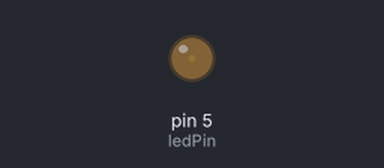
The sketch below on a simulated Arduino Uno, built with avr-gcc and run on an emulated ATmega328P. Parts: output pins drawn as LEDs (lit = HIGH).

Above: at 0.05 s.
At 1.15 s:
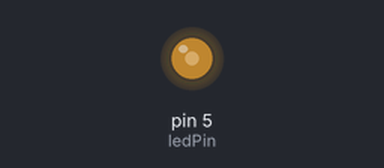
At 2.3 s:
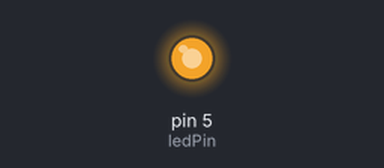
At 4.6 s:
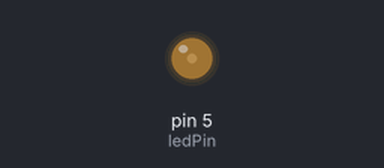
Timing chart, 0 to 6.7 s (numbered marks = the images above):
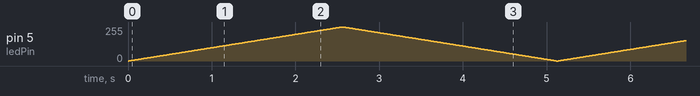

The sketch:

4.2.1_led_glow.ino
```cpp
// set pin numbers:
int ledPin = 5; // the number of the LED pin
void setup() {
 // initialize the LED pin as an output:
 pinMode(ledPin, OUTPUT);
}
void loop() {
 // call breath() cyclically
 breath(ledPin, 10);

}
void breath(int ledPin, int delayMs) {
 for (int i = 0; i <= 255; i++) { // "i" change from 0 to 255
 analogWrite(ledPin, i); // corresponding duty cycle change from 0%-100%
 delay(delayMs); // adjust the rate of change of brightness
 }
 for (int i = 255; i >= 0; i--) { // "i" change from 255 to 0
 analogWrite(ledPin, i); // correspongding duty cycle change from 0%-100%
 delay(delayMs); // adjust the rate of change in brightness
 }
}
```
